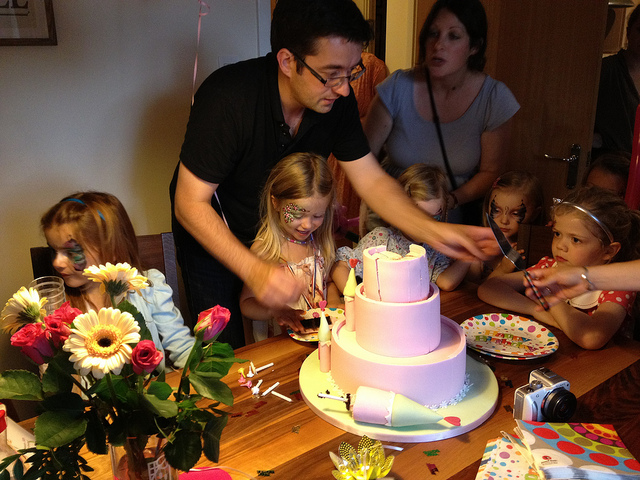
#> input picture data/images/train/000000001424.jpg, 640 x 480 px; its folder holds only this picture in this run
$ python augment_data.py
#> lines starting #> are read from the running program, lines starting #| are printed output that depends on the picture; after the words box and inside, x2 and y2 are one past the last pixel; in counts of white or black regions, pixels touching at a corner belong together
#> further down, img is the input picture: shape (480, 640, 3); mean B, G, R 55, 76.8, 106.2
import os
import cv2
import numpy as np
from tqdm import tqdm

# Paths to dataset
images_dir = "data/images/train"  # Original training images
augmented_dir = "data/images/train_augmented"  # Directory to save augmented images

# Create output directory if it doesn't exist
os.makedirs(augmented_dir, exist_ok=True)

# Define augmentation functions
def darken_image(image, factor_range=(0.2, 0.7)):
    """Darken the image by multiplying pixel values by a random factor."""
#> called with factor_range = (0.2, 0.7)
    factor = np.random.uniform(*factor_range)  # Factor between 0.2 and 0.7
    return (image * factor).astype(np.uint8)
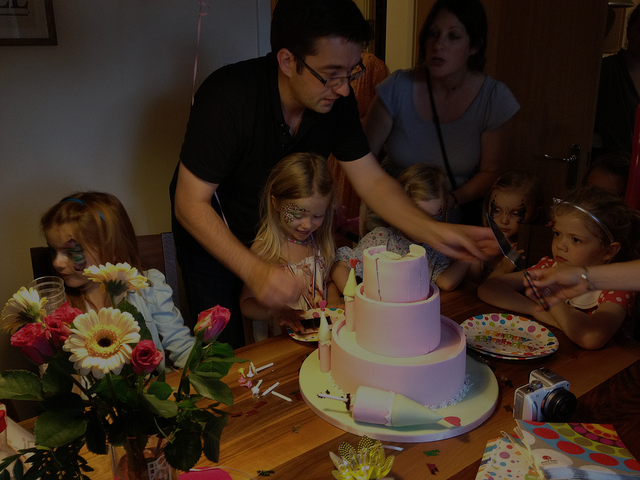
#> returned value: shape (480, 640, 3); mean of channels 0, 1, 2 30.2, 42.3, 58.7; drawn as B, G, R

def random_occlusion(image, max_holes=8, max_size=(100, 100), fill_type='black'):
    """Apply larger random occlusions to the image."""
#> called with max_holes = 5, max_size = (200, 200), fill_type = 'black'
    h, w, _ = image.shape
#> h = 480; w = 640
    for _ in range(np.random.randint(1, max_holes + 1)):
        hole_h, hole_w = np.random.randint(50, max_size[0]), np.random.randint(50, max_size[1])
        start_x = np.random.randint(0, max(1, w - hole_w))
        start_y = np.random.randint(0, max(1, h - hole_h))

        if fill_type == 'random':
            image[start_y:start_y + hole_h, start_x:start_x + hole_w] = np.random.randint(0, 255, (hole_h, hole_w, 3), dtype=np.uint8)
        elif fill_type == 'black':
            image[start_y:start_y + hole_h, start_x:start_x + hole_w] = 0
        elif fill_type == 'gray':
            image[start_y:start_y + hole_h, start_x:start_x + hole_w] = 127
        elif fill_type == 'white':
            image[start_y:start_y + hole_h, start_x:start_x + hole_w] = 255
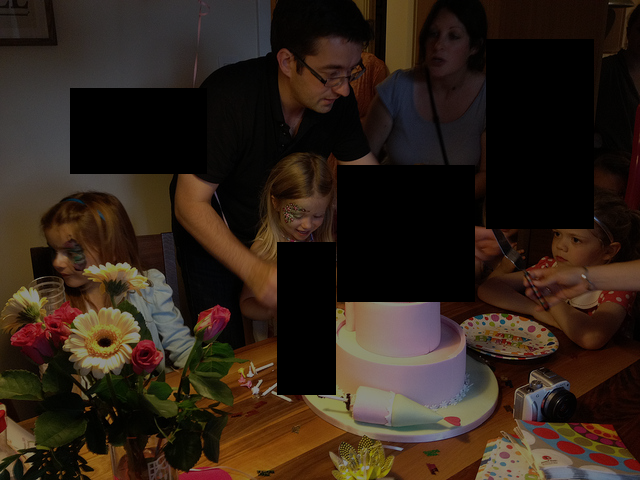
#> image: shape (480, 640, 3); 19.58% of pixels changed, all inside (x1, y1, x2, y2) = (70, 39, 594, 395); drawn as B, G, R
    return image

def apply_augmentations(image):
    """Apply all augmentations."""
    if np.random.rand() > 0.5:
        image = darken_image(image)  # Darken the image
    if np.random.rand() > 0.5:
        image = random_occlusion(image, max_holes=5, max_size=(200, 200))  # Larger occlusions
    return image

# Apply augmentations to all images in the training dataset
print("Applying augmentations to training images...")
for img_name in tqdm(os.listdir(images_dir), desc="Augmenting images"):
    img_path = os.path.join(images_dir, img_name)
    img = cv2.imread(img_path)

    if img is None:
        print(f"Error reading {img_name}, skipping.")
        continue

    # Apply augmentations
    augmented_img = apply_augmentations(img)

    # Save the augmented image
    augmented_path = os.path.join(augmented_dir, f"aug_{img_name}")
    cv2.imwrite(augmented_path, augmented_img)

print("Augmentation completed!")

$ run again, on data/images/train/000000020748.jpg
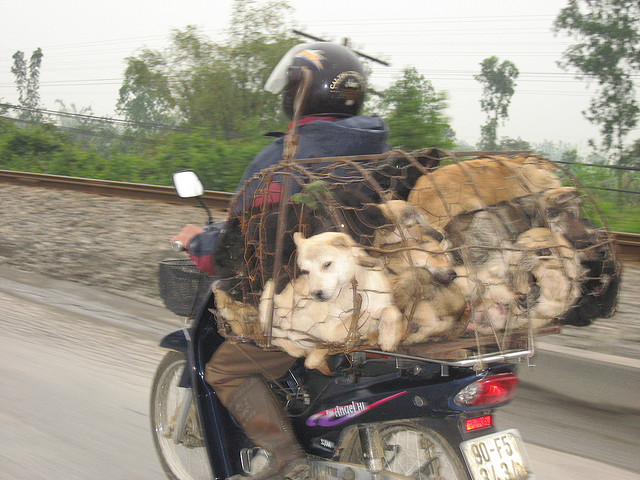
#> input picture data/images/train/000000020748.jpg, 640 x 480 px
#> img is the input picture: shape (480, 640, 3); mean B, G, R 133.5, 147.6, 154.5
#> in darken_image, `return (image * factor).astype(np.uint8)`:
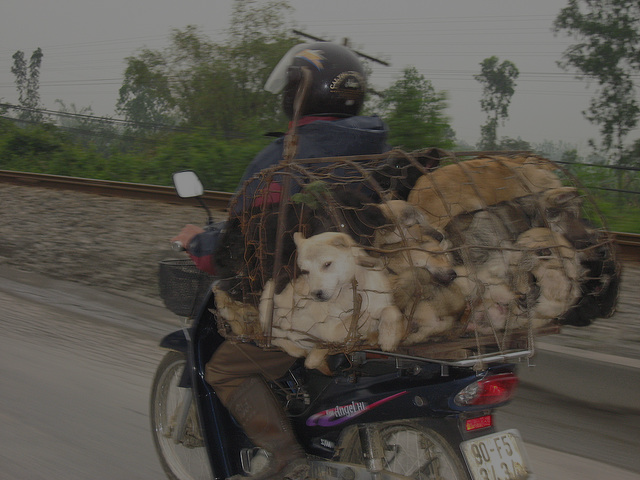
#> returned value: shape (480, 640, 3); mean of channels 0, 1, 2 73.9, 81.8, 85.6; drawn as B, G, R
#> after the loop in random_occlusion, `for _ in range(np.random.randint(1, max_holes + 1)):`:
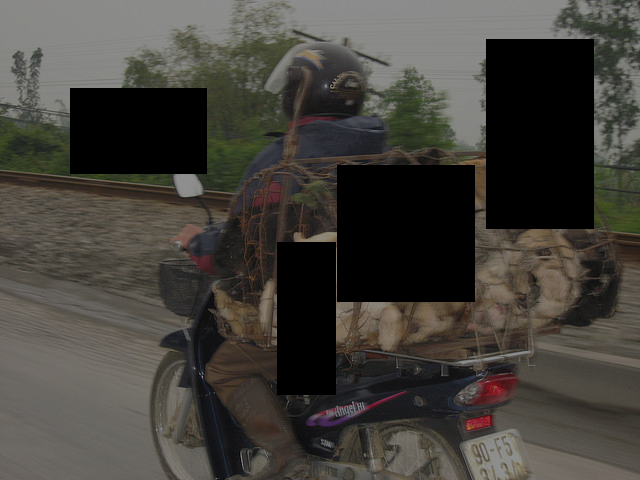
#> image: shape (480, 640, 3); 19.61% of pixels changed, all inside (x1, y1, x2, y2) = (70, 39, 594, 395); drawn as B, G, R

$ run again, on data/images/train/000000027569.jpg
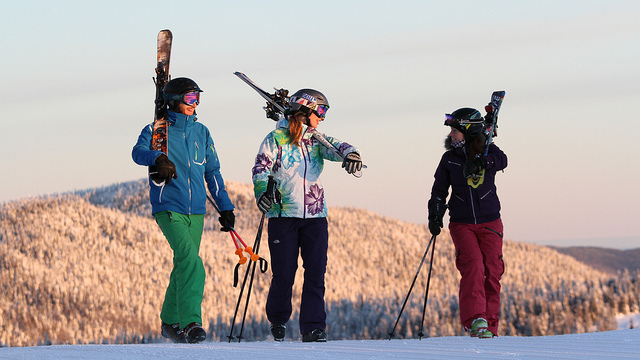
#> input picture data/images/train/000000027569.jpg, 640 x 360 px
#> img is the input picture: shape (360, 640, 3); mean B, G, R 162.8, 165.9, 175.7
#> in darken_image, `return (image * factor).astype(np.uint8)`:
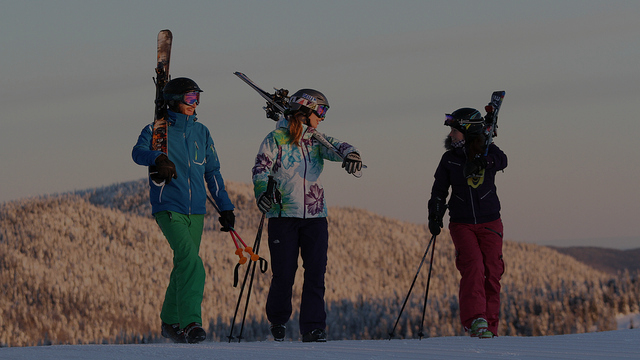
#> returned value: shape (360, 640, 3); mean of channels 0, 1, 2 90.3, 92, 97.5; drawn as B, G, R
#> after the loop in random_occlusion, `for _ in range(np.random.randint(1, max_holes + 1)):`:
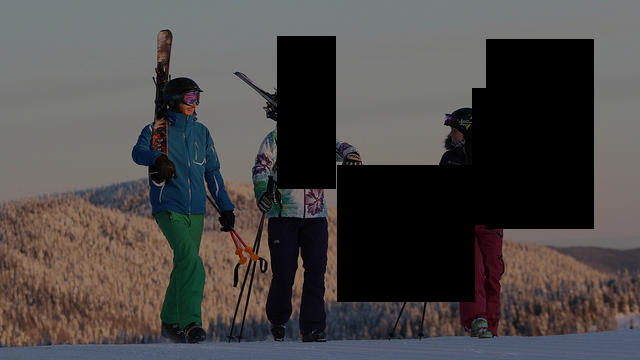
#> image: shape (360, 640, 3); mean of channels 0, 1, 2 71.1, 72, 75.4; drawn as B, G, R

$ run again, on data/images/train/000000055363.jpg
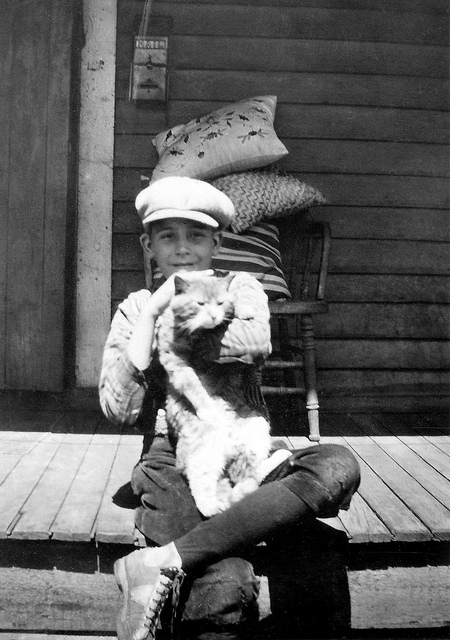
#> input picture data/images/train/000000055363.jpg, 450 x 640 px
#> img is the input picture: shape (640, 450, 3); min 0, max 255, mean 95.4
#> in darken_image, `return (image * factor).astype(np.uint8)`:
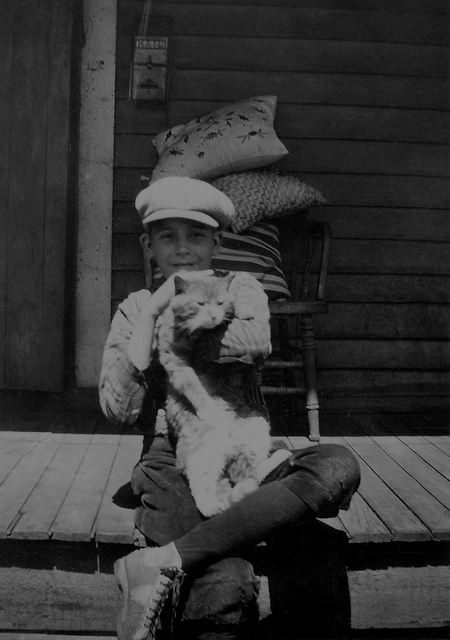
#> returned value: shape (640, 450, 3); min 0, max 142, mean 52.7
#> after the loop in random_occlusion, `for _ in range(np.random.randint(1, max_holes + 1)):`:
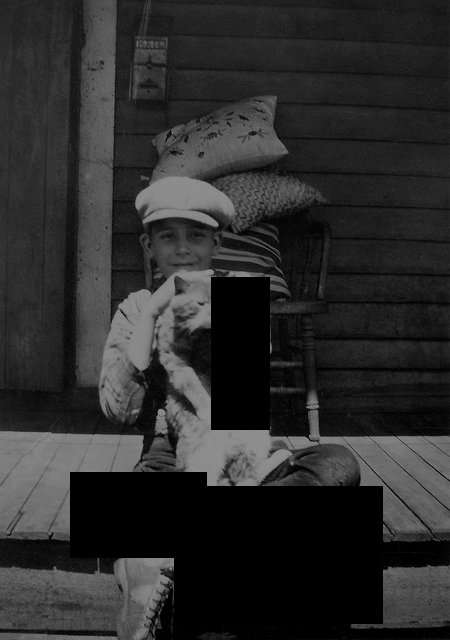
#> image: shape (640, 450, 3); 14.7% of pixels changed, all inside (x1, y1, x2, y2) = (70, 277, 383, 626)

$ run again, on data/images/train/000000014630.jpg
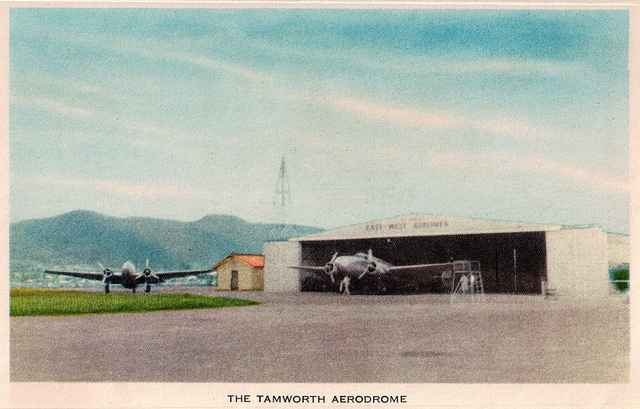
#> input picture data/images/train/000000014630.jpg, 640 x 409 px
#> img is the input picture: shape (409, 640, 3); mean B, G, R 166.5, 177.6, 172.5
#> in darken_image, `return (image * factor).astype(np.uint8)`:
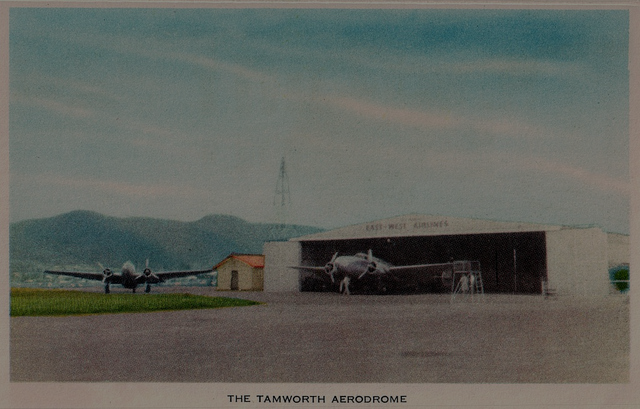
#> returned value: shape (409, 640, 3); mean of channels 0, 1, 2 92.3, 98.5, 95.7; drawn as B, G, R
#> after the loop in random_occlusion, `for _ in range(np.random.randint(1, max_holes + 1)):`:
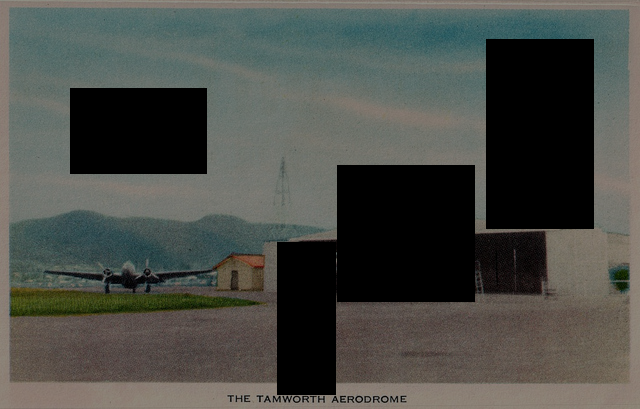
#> image: shape (409, 640, 3); mean of channels 0, 1, 2 71.6, 76.7, 74.4; drawn as B, G, R
